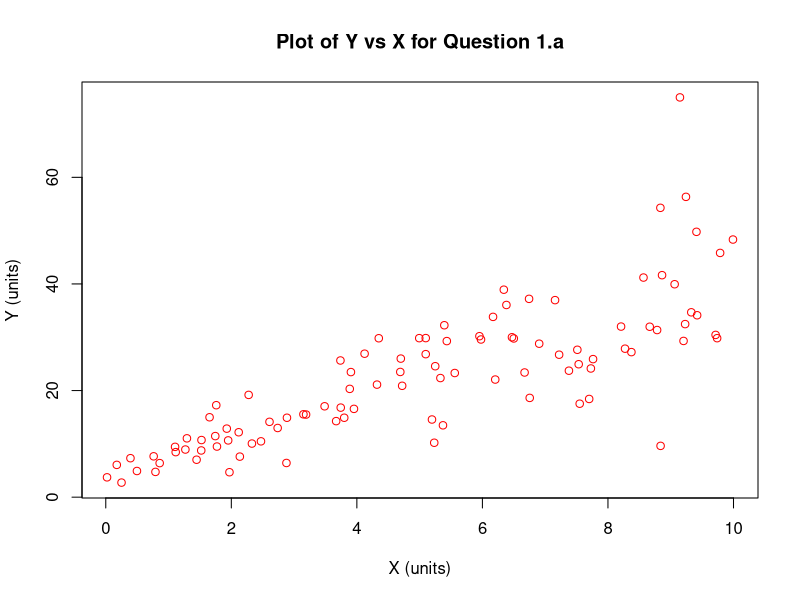
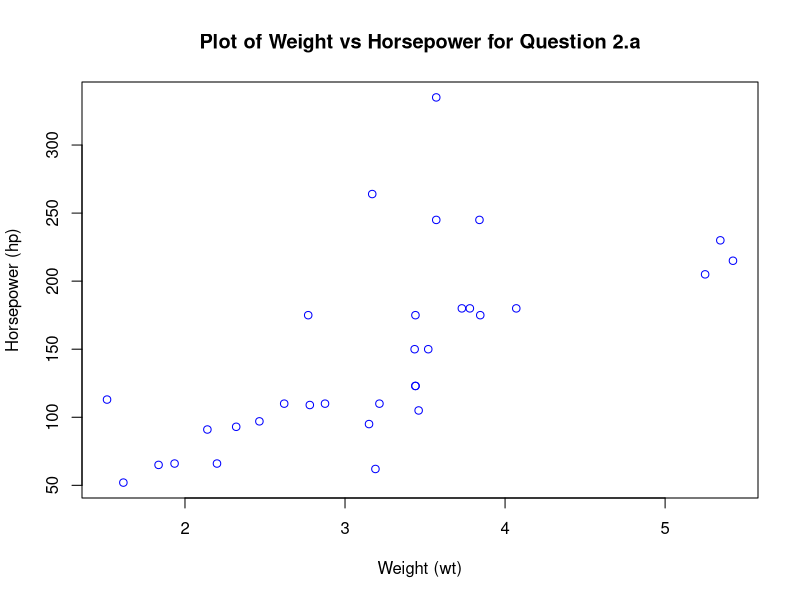
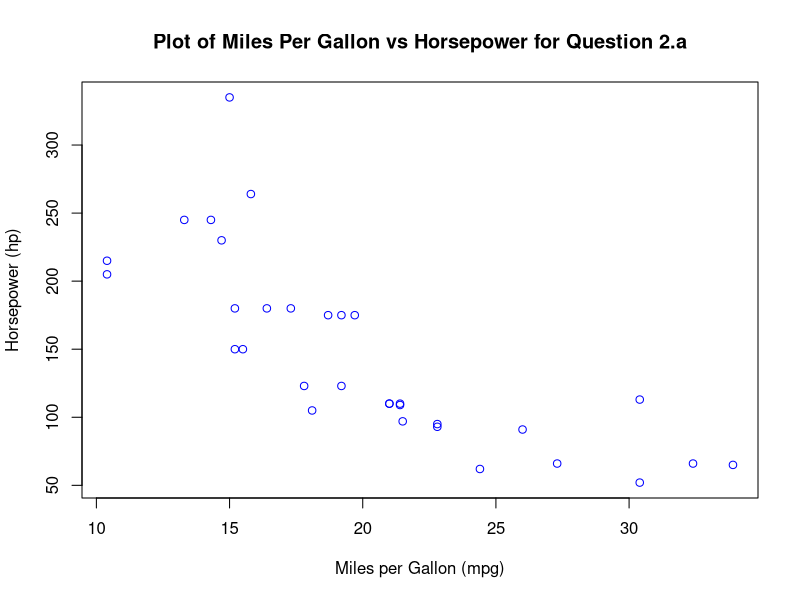

These charts were generated, in order, by the following R code:
## ---- chunk 1
getwd()
setwd("C:/Users/TARAKRAM/OneDrive/Desktop/Business Analytics/Assignment-2")
## ---- chunk 2
set.seed(2017) 
X=runif(100)*10 
Y=X*4+3.45 
Y=rnorm(100)*0.29*Y+Y
## ---- chunk 3
plot(X,Y, xlab = "X (units)", ylab = "Y (units)", main = "Plot of Y vs X for Question 1.a", col = "red")
## ---- chunk 4
Model <- lm(Y~X)
Model$coefficients
## ---- chunk 5
summary(Model)
## ---- chunk 6
# shows first 6 rows.
head(mtcars)
## ---- chunk 7
# Creates a linear model for weight vs horsepower and displays a plot of the points
Model2 = lm(hp~wt, data = mtcars)
summary(Model2)
plot(mtcars$wt,mtcars$hp, xlab = "Weight (wt)", ylab = "Horsepower (hp)", main = "Plot of Weight vs Horsepower for Question 2.a", col = "blue")
## ---- chunk 8
# Creates a linear model for mpg vs horsepower and displays a plot of the points
Model3 = lm(hp~mpg, data = mtcars)
summary(Model3)
plot(mtcars$mpg,mtcars$hp, xlab = "Miles per Gallon (mpg)", ylab = "Horsepower (hp)", main = "Plot of Miles Per Gallon vs Horsepower for Question 2.a", col = "blue")
## ---- chunk 9
# Shows which variables are factor or numeric
str(mtcars)

# Convert cylinder into a factor.
mtcars$cyl = as.factor(mtcars$cyl)
str(mtcars)
## ---- chunk 10
Model5 = lm(hp~cyl+mpg, data = mtcars)
summary(Model5)

# Predict the estimated horse power of a car with 4 cylinders and 22 mpg
predict(Model5, data.frame(mpg = c(22), cyl = c("4")))
## ---- chunk 11
library(mlbench)
data(BostonHousing)
## ---- chunk 12
# Check the dataset to see which variable are considered numeric and which are factors.
str(BostonHousing)
## ---- chunk 13
# Create a linear model for median value based on crim, zn, ptratio, and chas.
Model6 = lm(medv~crim+zn+ptratio+chas, data = BostonHousing)
summary(Model6)
## ---- chunk 14
# Returns the ANOVA results for the model used in this problem
anova(Model6)
